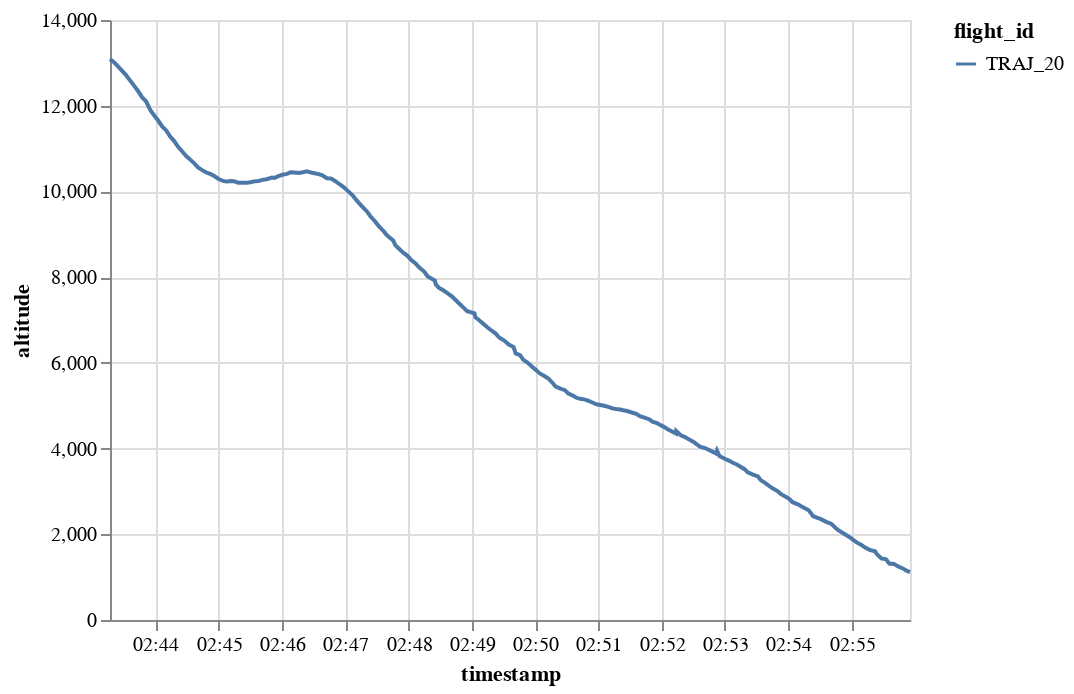

The notebook cell this image was saved under:
### Code cell
generated.chart().encode(alt.Y("altitude"), alt.X("timestamp"), alt.Color("flight_id"))

### Figure 1 — Vega-Lite specification as saved in the notebook (floating-point values rounded to 4 significant figures; data arrays with more than 128 entries replaced by an {"elided": "..."} marker saying what was removed)
{"config": {"view": {"continuousWidth": 400, "continuousHeight": 300}}, "data": {"name": "data-caa5fce0a6f188e9c8842535d4953007"}, "mark": "line", "encoding": {"color": {"type": "nominal", "field": "flight_id"}, "x": {"type": "temporal", "field": "timestamp"}, "y": {"type": "quantitative", "field": "altitude"}}, "$schema": "https://vega.github.io/schema/vega-lite/v4.8.1.json", "datasets": {"data-caa5fce0a6f188e9c8842535d4953007": {"elided": "200 records"}}}
